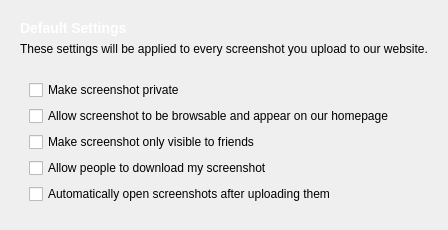
         <widget class="QWidget" name="tab_2">
          <attribute name="icon">
           <iconset resource="../nexus.qrc">
            <normaloff>:/images/screenshots.png</normaloff>:/images/screenshots.png</iconset>
          </attribute>
          <attribute name="title">
           <string>Screenshot Settings</string>
          </attribute>
          <layout class="QVBoxLayout" name="verticalLayout_19">
           <item>
            <widget class="QFrame" name="frame_15">
             <property name="sizePolicy">
              <sizepolicy hsizetype="Preferred" vsizetype="Fixed">
               <horstretch>0</horstretch>
               <verstretch>0</verstretch>
              </sizepolicy>
             </property>
             <layout class="QVBoxLayout" name="verticalLayout_18">
              <item>
               <widget class="QLabel" name="label_24">
                <property name="styleSheet">
                 <string notr="true">font-weight:bold;
color:#fff;
font-size:14px</string>
                </property>
                <property name="text">
                 <string>Default Settings</string>
                </property>
               </widget>
              </item>
              <item>
               <widget class="QLabel" name="label_25">
                <property name="text">
                 <string>These settings will be applied to every screenshot you upload to our website.</string>
                </property>
                <property name="wordWrap">
                 <bool>false</bool>
                </property>
               </widget>
              </item>
             </layout>
            </widget>
           </item>
           <item>
            <widget class="QFrame" name="frame_17">
             <property name="sizePolicy">
              <sizepolicy hsizetype="Preferred" vsizetype="Fixed">
               <horstretch>0</horstretch>
               <verstretch>0</verstretch>
              </sizepolicy>
             </property>
             <property name="styleSheet">
              <string notr="true"/>
             </property>
             <layout class="QVBoxLayout" name="verticalLayout_26">
              <item>
               <widget class="QFrame" name="frame_16">
                <property name="sizePolicy">
                 <sizepolicy hsizetype="Preferred" vsizetype="Fixed">
                  <horstretch>0</horstretch>
                  <verstretch>0</verstretch>
                 </sizepolicy>
                </property>
                <layout class="QFormLayout" name="formLayout">
                 <property name="topMargin">
                  <number>0</number>
                 </property>
                 <property name="bottomMargin">
                  <number>0</number>
                 </property>
                 <item row="0" column="0">
                  <widget class="QCheckBox" name="screenshot_is_private">
                   <property name="text">
                    <string>Make screenshot private</string>
                   </property>
                  </widget>
                 </item>
                 <item row="1" column="0">
                  <widget class="QCheckBox" name="screenshot_is_browsable">
                   <property name="text">
                    <string>Allow screenshot to be browsable and appear on our homepage</string>
                   </property>
                  </widget>
                 </item>
                 <item row="2" column="0">
                  <widget class="QCheckBox" name="screenshot_is_friends_only">
                   <property name="text">
                    <string>Make screenshot only visible to friends</string>
                   </property>
                  </widget>
                 </item>
                 <item row="3" column="0">
                  <widget class="QCheckBox" name="screenshot_is_downloadable">
                   <property name="text">
                    <string>Allow people to download my screenshot</string>
                   </property>
                  </widget>
                 </item>
                 <item row="4" column="0">
                  <widget class="QCheckBox" name="screenshot_auto_open">
                   <property name="text">
                    <string>Automatically open screenshots after uploading them</string>
                   </property>
                  </widget>
                 </item>
                </layout>
               </widget>
              </item>
             </layout>
            </widget>
           </item>
           <item>
            <widget class="QFrame" name="frame_35">
             <property name="frameShape">
              <enum>QFrame::StyledPanel</enum>
             </property>
             <property name="frameShadow">
              <enum>QFrame::Raised</enum>
             </property>
            </widget>
           </item>
          </layout>
         </widget>
